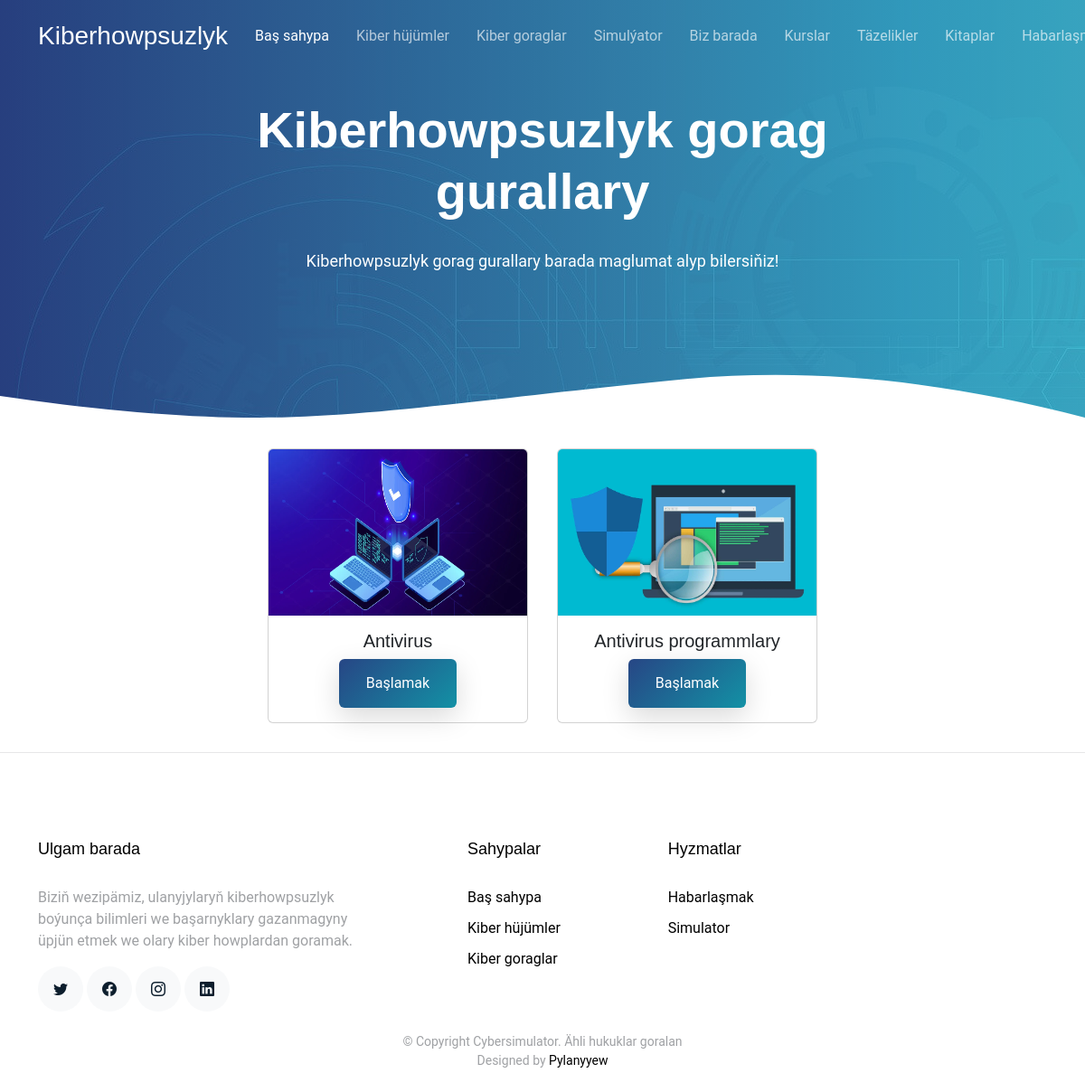
/cyberdefense/2, run on the app's committed database.
### main/models.py (models this page shows, shortened)
class CyberDefenseTools(models.Model):
    name = models.CharField(max_length=100)
    category = models.ForeignKey(CyberDefenseCategories, on_delete=models.CASCADE)
    img=models.ImageField(upload_to='img/cyber_defense_tools')
    context = RichTextField()
    date=models.DateTimeField(auto_now=True)
    class Meta:
        verbose_name_plural = "Cyber_Defense_Tools"
        verbose_name = "Cyber_Defense_Tool"
        ordering = ['name']
        db_table = 'cyber_defense_tools'

### main/views.py (the view)
# urls.py: path('cyberdefense/<int:id>',views.cyberdefense,name='cyberdefense'),
def cyberdefense(request,id):
    cyberdefense = models.CyberDefenseTools.objects.filter(category__id=id)
    context={
        'id':id,
        'cyberdefense':cyberdefense
    }
    return render(request, 'cyberdefnsetools.html',context)

### templates/cyberdefnsetools.html (shortened to what this page needs)
{% extends 'base.html' %}
{% load static %} {% block content %}
<main id="main">
  <section class="hero-section inner-page">
    <div class="wave">
    </div>
    <div class="container">
      <div class="row align-items-center">
        <div class="col-12">
          <div class="row justify-content-center">
            <div class="col-md-7 text-center hero-text">
              <h1 data-aos="fade-up" data-aos-delay="">
                Kiberhowpsuzlyk gorag gurallary
              </h1>
              <p class="mb-5" data-aos="fade-up" data-aos-delay="100">
                Kiberhowpsuzlyk gorag gurallary barada maglumat alyp bilersiňiz!
              </p>
            </div>
          </div>
        </div>
      </div>
    </div>
  </section>
  <div class="container d-flex justify-content-center">
    {% if cyberdefense %} {% for defenses in cyberdefense %}
    <div class="card m-3" style="width: 18rem; height: 19rem">
      <img
        src="{{ defenses.img.url }}"
        class="card-img-top"
        width="100"
        height="250"
        alt="{{ defenses.name }}"
      />
      <div class="card-body d-flex justify-content-center flex-wrap">
        <h5 class="card-title text-center" style="width: 100%">
          {{ defenses.name }}
        </h5>
        <a
          href="{% url 'defense_detail' id defenses.id %}"
          style="padding: 10px; display: flex; align-items: center"
          class="btn btn-primary"
          >Başlamak</a
        >
      </div>
    </div>
    {% endfor %} {% else %}
    <h1>Häzirlikçe maglumat ýok</h1>
    {% endif %}
  </div>
</main>
<hr />
{% endblock %}

### static/assets/css/style.css (style rules this page uses)
html { overflow-x: hidden; }
body { font-family: "Roboto", sans-serif; color: #9fa1a4; line-height: 1.5; }
a { color: #777; text-decoration: none; transition: 0.3s all ease; }
h1, h2, h3, h4, h5, h6, .font-heading { font-family: "Poppins", sans-serif; color: #000; }
.container { z-index: 2; position: relative; }
section { overflow: hidden; }
.btn { border: none; padding: 15px 30px !important; }
.btn.btn-primary { background: #2d71a1; background: linear-gradient(-45deg, #1391a5, #274685); color: #fff; box-shadow: 0 10px 30px 0 rgba(0, 0, 0, 0.15); }
.hero-section { background: linear-gradient( to right, rgba(39, 70, 133, 0.8) 0%, rgba(61, 179, 197, 0.8) 100% ), url(../img/hero-bg.jpg); position: relative; }
.hero-section .wave { width: 100%; overflow: hidden; position: absolute; z-index: 1; bottom: -150px; }
.hero-section .wave svg { width: 100%; }
.hero-section, .hero-section > .container > .row { height: 100vh; min-height: 880px; }
.hero-section.inner-page { height: 60vh; min-height: 0; }
.hero-section.inner-page .hero-text { transform: translateY(-150px); margin-top: -120px; }
.hero-section h1 { font-size: 3.5rem; color: #fff; font-weight: 700; margin-bottom: 30px; }
.hero-section p { font-size: 18px; color: #fff; }

### data on the page
CyberDefenseTools: img (picture), name "Antivirus"
CyberDefenseTools: img (picture), name "Antivirus programmlary"
